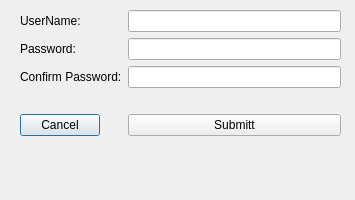
<?xml version="1.0" encoding="UTF-8"?>
<ui version="4.0">
 <class>Dialog</class>
 <widget class="QDialog" name="Dialog">
  <property name="geometry">
   <rect>
    <x>0</x>
    <y>0</y>
    <width>355</width>
    <height>200</height>
   </rect>
  </property>
  <property name="windowTitle">
   <string>Dialog</string>
  </property>
  <widget class="QWidget" name="formLayoutWidget">
   <property name="geometry">
    <rect>
     <x>10</x>
     <y>0</y>
     <width>341</width>
     <height>201</height>
    </rect>
   </property>
   <layout class="QFormLayout" name="baseLayout">
    <property name="leftMargin">
     <number>10</number>
    </property>
    <property name="topMargin">
     <number>10</number>
    </property>
    <property name="rightMargin">
     <number>10</number>
    </property>
    <property name="bottomMargin">
     <number>10</number>
    </property>
    <item row="0" column="0">
     <widget class="QLabel" name="label">
      <property name="text">
       <string>UserName:</string>
      </property>
     </widget>
    </item>
    <item row="1" column="0">
     <widget class="QLabel" name="label_2">
      <property name="text">
       <string>Password:</string>
      </property>
     </widget>
    </item>
    <item row="2" column="0">
     <widget class="QLabel" name="label_3">
      <property name="text">
       <string>Confirm Password:</string>
      </property>
     </widget>
    </item>
    <item row="0" column="1">
     <widget class="QLineEdit" name="userName"/>
    </item>
    <item row="1" column="1">
     <widget class="QLineEdit" name="password"/>
    </item>
    <item row="2" column="1">
     <widget class="QLineEdit" name="confirmPassword"/>
    </item>
    <item row="4" column="0">
     <widget class="QPushButton" name="cancel">
      <property name="text">
       <string>Cancel</string>
      </property>
     </widget>
    </item>
    <item row="4" column="1">
     <widget class="QPushButton" name="submit">
      <property name="text">
       <string>Submitt</string>
      </property>
     </widget>
    </item>
    <item row="3" column="1">
     <widget class="QLabel" name="error">
      <property name="styleSheet">
       <string notr="true">
color: rgb(170, 0, 0);</string>
      </property>
      <property name="text">
       <string/>
      </property>
     </widget>
    </item>
   </layout>
  </widget>
 </widget>
 <resources/>
 <connections/>
</ui>
